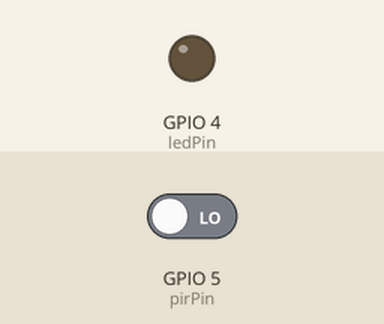
The sketch below on a simulated ESP8266 (NodeMCU). Shown: output pins drawn as LEDs (lit = HIGH). The inputs (shaded band) are chosen by the test bench; at power-on: GPIO 5 (pirPin) LOW. WiFi joins after 1.5 s; servers stay silent unless stated; no MQTT or app messages arrive unless stated; what the sketch prints to the serial monitor is not drawn.

Above: at 3.2 s.
3.3 s: GPIO 5 (pirPin) driven HIGH
At 4.8 s:
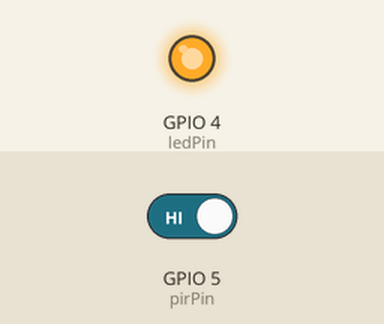
7.3 s: GPIO 5 (pirPin) driven LOW
At 8.3 s:
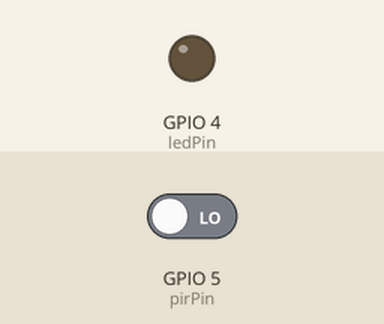
Timing chart, 0 to 10.3 s (numbered marks = the images above; inputs shaded):
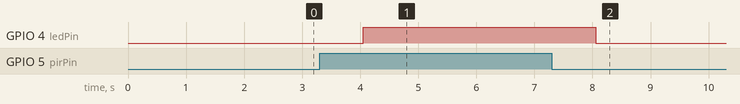

Measured:
- after the input at 3.3 s, GPIO 4 (ledPin): LOW → HIGH after 0.75 s
- after the input at 7.3 s, GPIO 4 (ledPin): HIGH → LOW after 0.76 s

The sketch:

PIResp8266.ino
```cpp
/*
 *
 * @author Jesus Barajas
 * Código que concta un sensor PIR montado en una placa NodeMCU, con ESP8266, este publicará en el topic deseado si hay movimento o no
 *
 */

#include <ESP8266WiFi.h>
#include <PubSubClient.h>

// Update these with values suitable for your network.
const char* ssid = "WIFI";//Nombre de la red WIFI
const char* password = "password";//Contraseña de ka red WIFI
const char* mqtt_server = "000.000.000.000";//Dirección IP donde se encuentra el broker, en la mayoria de los casos es una Raspberry Py

WiFiClient espClient; //Creamos un objeto de tipo WIFI client, https://links2004.github.io/Arduino/dc/da7/class_wi_fi_client.html
PubSubClient client(espClient); //Sea crea un objeto de tipo PubSubClient con el constructor client(client), esto es posible porque WIFIClient hereda de Client
                                //Aun tenemos que configurar el servidor, esto se hara en la parte de setup

int ledPin = 4;//Pin donde esta el lado positivo del LED de salida
int pirPin = 5;//Pin donde se encuentra el pin de en medio del sensor PIR
int val = 0;//Variable que guarda si hay movimiento o no

long lastMsg = 0;//mensaje
char msg[50];//Arreglo que guarda el mensaje


void setup() {
  pinMode (ledPin,OUTPUT);//LED es salida
  pinMode (pirPin, INPUT);// Sensor PIR es entrada
  Serial.begin(9600);//Velocidad del monitor serial
  setup_wifi(); //Llamado a funcion
  client.setServer(mqtt_server, 1883); // Configuracion del servidor, por default el Broker tendra el puerto 1883 abierto,
                                       // mientras que mqtt_server es la dirección ip que definimos un poco mas arriba
  }
void setup_wifi() {

  WiFi.begin(ssid, password); //Inicia la peticion de conexión WifI
  Serial.print("Conectando a la rer WIFI : ");
  Serial.println(ssid);//Nombre de la red WiFi

  //En caso de que no se pueda establecer conexión se va a reintentar hasta lograrlo
  while (WiFi.status() != WL_CONNECTED) {
    delay(1000);//retraso de un segundo para vovler a intentar
    Serial.print("*");
  }

  //Cuando se logra establecer la conexión
  Serial.println("\n WiFi conectado \n Dirección IP: ");
  Serial.println(WiFi.localIP());//Se imprime la IP del servicio al que esta conectado, esta debe de ser la misma que nosotros ingresamos en un principio
}

void reconnect() {
   while (!client.connected()) { //Si no estamos conectados
      Serial.print("Reconectando...");

      if (!client.connect("ESP8266Client")) {//Si logramos conectar
        Serial.print("No es posible reconectar");
        Serial.print(client.state());
        delay(5000);
      }
    }
  }

 /*
  * Funcion prinicpal que hará que el snesor PIR detecte movmiento y efecute acciones con base en esto
  */
void loop () {
  val = digitalRead(pirPin);//Leemos si hay movimento o no
  digitalWrite(ledPin,val);// Prendemos el led en caso de haber movimento

  if (!client.connected()) {//Retraso por si se pierde la conexión
    reconnect();
  }

  client.loop();
  delay(1000);

  //Si se quiere conectar otro PIr se debera de camviar el canal hijo, esto porque si ambos estan en el mismo canal movimiento, hay interferencia.
  if (val == 1){
    digitalWrite(ledPin,LOW);
    snprintf (msg, 75, "Se detecta movimiento de sensor 1 %ld", val);
    client.publish("IIMAS/laboratorio1/movimiento/sensor1", msg);//Mensaje que se publica en el topic
  }
  Serial.println(val);
}
```
